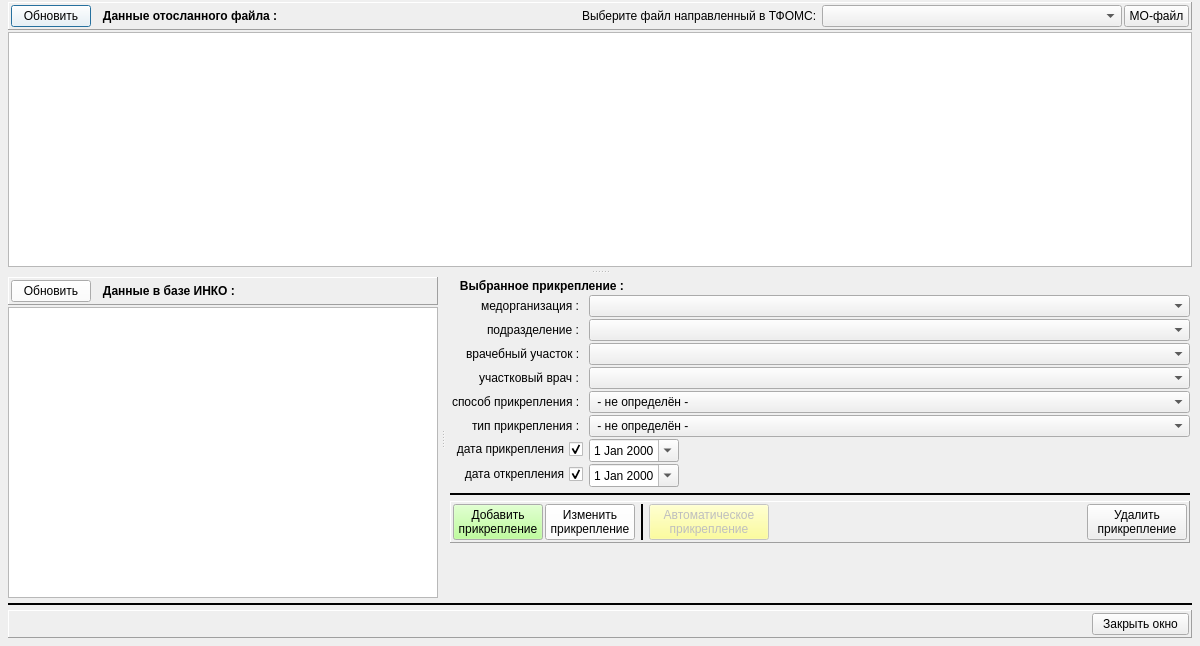
<?xml version="1.0" encoding="UTF-8"?>
<ui version="4.0">
 <class>matchTFOMS_wnd</class>
 <widget class="QDialog" name="matchTFOMS_wnd">
  <property name="geometry">
   <rect>
    <x>0</x>
    <y>0</y>
    <width>1200</width>
    <height>646</height>
   </rect>
  </property>
  <property name="minimumSize">
   <size>
    <width>1200</width>
    <height>0</height>
   </size>
  </property>
  <property name="windowTitle">
   <string>Dialog</string>
  </property>
  <property name="windowIcon">
   <iconset resource="_inko_assig_res.qrc">
    <normaloff>:/inko_asg.bmp</normaloff>:/inko_asg.bmp</iconset>
  </property>
  <layout class="QVBoxLayout" name="verticalLayout_3">
   <property name="spacing">
    <number>2</number>
   </property>
   <property name="leftMargin">
    <number>8</number>
   </property>
   <property name="topMargin">
    <number>2</number>
   </property>
   <property name="rightMargin">
    <number>8</number>
   </property>
   <property name="bottomMargin">
    <number>8</number>
   </property>
   <item>
    <widget class="QSplitter" name="split_main">
     <property name="orientation">
      <enum>Qt::Vertical</enum>
     </property>
     <property name="handleWidth">
      <number>10</number>
     </property>
     <widget class="QWidget" name="layoutWidget">
      <layout class="QVBoxLayout" name="verticalLayout">
       <property name="spacing">
        <number>2</number>
       </property>
       <item>
        <widget class="QFrame" name="frame_2">
         <property name="frameShape">
          <enum>QFrame::Panel</enum>
         </property>
         <property name="frameShadow">
          <enum>QFrame::Raised</enum>
         </property>
         <layout class="QHBoxLayout" name="horizontalLayout_2">
          <property name="spacing">
           <number>2</number>
          </property>
          <property name="leftMargin">
           <number>2</number>
          </property>
          <property name="topMargin">
           <number>2</number>
          </property>
          <property name="rightMargin">
           <number>2</number>
          </property>
          <property name="bottomMargin">
           <number>2</number>
          </property>
          <item>
           <widget class="QPushButton" name="bn_tab_file_refresh">
            <property name="palette">
             <palette>
              <active>
               <colorrole role="Button">
                <brush brushstyle="SolidPattern">
                 <color alpha="255">
                  <red>255</red>
                  <green>255</green>
                  <blue>255</blue>
                 </color>
                </brush>
               </colorrole>
              </active>
              <inactive>
               <colorrole role="Button">
                <brush brushstyle="SolidPattern">
                 <color alpha="255">
                  <red>255</red>
                  <green>255</green>
                  <blue>255</blue>
                 </color>
                </brush>
               </colorrole>
              </inactive>
              <disabled>
               <colorrole role="Button">
                <brush brushstyle="SolidPattern">
                 <color alpha="255">
                  <red>255</red>
                  <green>255</green>
                  <blue>255</blue>
                 </color>
                </brush>
               </colorrole>
              </disabled>
             </palette>
            </property>
            <property name="text">
             <string>Обновить</string>
            </property>
           </widget>
          </item>
          <item>
           <widget class="QLabel" name="label_10">
            <property name="font">
             <font>
              <weight>75</weight>
              <bold>true</bold>
             </font>
            </property>
            <property name="text">
             <string>   Данные отосланного файла :</string>
            </property>
           </widget>
          </item>
          <item>
           <spacer name="horizontalSpacer_3">
            <property name="orientation">
             <enum>Qt::Horizontal</enum>
            </property>
            <property name="sizeHint" stdset="0">
             <size>
              <width>40</width>
              <height>20</height>
             </size>
            </property>
           </spacer>
          </item>
          <item>
           <widget class="QLabel" name="label">
            <property name="text">
             <string>Выберите файл направленный в ТФОМС: </string>
            </property>
           </widget>
          </item>
          <item>
           <widget class="QComboBox" name="combo_files">
            <property name="minimumSize">
             <size>
              <width>300</width>
              <height>0</height>
             </size>
            </property>
            <property name="maxVisibleItems">
             <number>50</number>
            </property>
           </widget>
          </item>
          <item>
           <widget class="QPushButton" name="bn_save_MO">
            <property name="minimumSize">
             <size>
              <width>65</width>
              <height>0</height>
             </size>
            </property>
            <property name="maximumSize">
             <size>
              <width>65</width>
              <height>16777215</height>
             </size>
            </property>
            <property name="text">
             <string>MO-файл</string>
            </property>
           </widget>
          </item>
         </layout>
        </widget>
       </item>
       <item>
        <widget class="QTableView" name="tab_file">
         <property name="selectionMode">
          <enum>QAbstractItemView::SingleSelection</enum>
         </property>
         <property name="selectionBehavior">
          <enum>QAbstractItemView::SelectRows</enum>
         </property>
         <attribute name="horizontalHeaderMinimumSectionSize">
          <number>20</number>
         </attribute>
         <attribute name="verticalHeaderDefaultSectionSize">
          <number>20</number>
         </attribute>
         <attribute name="verticalHeaderMinimumSectionSize">
          <number>20</number>
         </attribute>
        </widget>
       </item>
      </layout>
     </widget>
     <widget class="QSplitter" name="split_dn">
      <property name="orientation">
       <enum>Qt::Horizontal</enum>
      </property>
      <property name="handleWidth">
       <number>10</number>
      </property>
      <widget class="QWidget" name="layoutWidget">
       <layout class="QVBoxLayout" name="verticalLayout_2">
        <property name="spacing">
         <number>2</number>
        </property>
        <item>
         <widget class="QFrame" name="horizontalFrame">
          <property name="frameShape">
           <enum>QFrame::Panel</enum>
          </property>
          <property name="frameShadow">
           <enum>QFrame::Raised</enum>
          </property>
          <layout class="QHBoxLayout" name="horizontalLayout_4" stretch="0,0,1">
           <property name="spacing">
            <number>2</number>
           </property>
           <property name="leftMargin">
            <number>2</number>
           </property>
           <property name="topMargin">
            <number>2</number>
           </property>
           <property name="rightMargin">
            <number>2</number>
           </property>
           <property name="bottomMargin">
            <number>2</number>
           </property>
           <item>
            <widget class="QPushButton" name="bn_refresh_tab_assigs">
             <property name="palette">
              <palette>
               <active>
                <colorrole role="Button">
                 <brush brushstyle="SolidPattern">
                  <color alpha="255">
                   <red>255</red>
                   <green>255</green>
                   <blue>255</blue>
                  </color>
                 </brush>
                </colorrole>
               </active>
               <inactive>
                <colorrole role="Button">
                 <brush brushstyle="SolidPattern">
                  <color alpha="255">
                   <red>255</red>
                   <green>255</green>
                   <blue>255</blue>
                  </color>
                 </brush>
                </colorrole>
               </inactive>
               <disabled>
                <colorrole role="Button">
                 <brush brushstyle="SolidPattern">
                  <color alpha="255">
                   <red>255</red>
                   <green>255</green>
                   <blue>255</blue>
                  </color>
                 </brush>
                </colorrole>
               </disabled>
              </palette>
             </property>
             <property name="text">
              <string>Обновить</string>
             </property>
            </widget>
           </item>
           <item>
            <widget class="QLabel" name="label_11">
             <property name="font">
              <font>
               <weight>75</weight>
               <bold>true</bold>
              </font>
             </property>
             <property name="text">
              <string>   Данные в базе ИНКО :</string>
             </property>
            </widget>
           </item>
           <item>
            <spacer name="horizontalSpacer_5">
             <property name="orientation">
              <enum>Qt::Horizontal</enum>
             </property>
             <property name="sizeHint" stdset="0">
              <size>
               <width>40</width>
               <height>20</height>
              </size>
             </property>
            </spacer>
           </item>
          </layout>
         </widget>
        </item>
        <item>
         <widget class="QTableView" name="tab_assigs">
          <property name="autoScrollMargin">
           <number>20</number>
          </property>
          <property name="selectionMode">
           <enum>QAbstractItemView::SingleSelection</enum>
          </property>
          <property name="selectionBehavior">
           <enum>QAbstractItemView::SelectRows</enum>
          </property>
          <attribute name="horizontalHeaderMinimumSectionSize">
           <number>20</number>
          </attribute>
          <attribute name="verticalHeaderDefaultSectionSize">
           <number>20</number>
          </attribute>
          <attribute name="verticalHeaderMinimumSectionSize">
           <number>20</number>
          </attribute>
         </widget>
        </item>
       </layout>
      </widget>
      <widget class="QFrame" name="frame">
       <layout class="QFormLayout" name="formLayout">
        <property name="fieldGrowthPolicy">
         <enum>QFormLayout::AllNonFixedFieldsGrow</enum>
        </property>
        <property name="labelAlignment">
         <set>Qt::AlignRight|Qt::AlignTrailing|Qt::AlignVCenter</set>
        </property>
        <property name="horizontalSpacing">
         <number>6</number>
        </property>
        <property name="verticalSpacing">
         <number>2</number>
        </property>
        <property name="leftMargin">
         <number>2</number>
        </property>
        <property name="topMargin">
         <number>2</number>
        </property>
        <property name="rightMargin">
         <number>2</number>
        </property>
        <property name="bottomMargin">
         <number>2</number>
        </property>
        <item row="0" column="0" colspan="2">
         <widget class="QLabel" name="label_12">
          <property name="font">
           <font>
            <weight>75</weight>
            <bold>true</bold>
           </font>
          </property>
          <property name="text">
           <string>   Выбранное прикрепление :</string>
          </property>
         </widget>
        </item>
        <item row="1" column="0">
         <widget class="QLabel" name="label_2">
          <property name="font">
           <font>
            <weight>50</weight>
            <bold>false</bold>
           </font>
          </property>
          <property name="text">
           <string>медорганизация : </string>
          </property>
         </widget>
        </item>
        <item row="1" column="1">
         <widget class="QComboBox" name="combo_medorg">
          <property name="minimumSize">
           <size>
            <width>300</width>
            <height>0</height>
           </size>
          </property>
          <property name="font">
           <font>
            <weight>50</weight>
            <bold>false</bold>
           </font>
          </property>
          <property name="maxVisibleItems">
           <number>50</number>
          </property>
         </widget>
        </item>
        <item row="2" column="0">
         <widget class="QLabel" name="label_3">
          <property name="font">
           <font>
            <weight>50</weight>
            <bold>false</bold>
           </font>
          </property>
          <property name="text">
           <string>подразделение : </string>
          </property>
         </widget>
        </item>
        <item row="2" column="1">
         <widget class="QComboBox" name="combo_medpart">
          <property name="minimumSize">
           <size>
            <width>300</width>
            <height>0</height>
           </size>
          </property>
          <property name="font">
           <font>
            <weight>50</weight>
            <bold>false</bold>
           </font>
          </property>
          <property name="maxVisibleItems">
           <number>50</number>
          </property>
         </widget>
        </item>
        <item row="3" column="0">
         <widget class="QLabel" name="label_4">
          <property name="font">
           <font>
            <weight>50</weight>
            <bold>false</bold>
           </font>
          </property>
          <property name="text">
           <string>врачебный участок : </string>
          </property>
         </widget>
        </item>
        <item row="3" column="1">
         <widget class="QComboBox" name="combo_medsite">
          <property name="minimumSize">
           <size>
            <width>300</width>
            <height>0</height>
           </size>
          </property>
          <property name="font">
           <font>
            <weight>50</weight>
            <bold>false</bold>
           </font>
          </property>
          <property name="maxVisibleItems">
           <number>50</number>
          </property>
         </widget>
        </item>
        <item row="4" column="0">
         <widget class="QLabel" name="label_5">
          <property name="font">
           <font>
            <weight>50</weight>
            <bold>false</bold>
           </font>
          </property>
          <property name="text">
           <string>участковый врач : </string>
          </property>
         </widget>
        </item>
        <item row="4" column="1">
         <widget class="QComboBox" name="combo_medter">
          <property name="minimumSize">
           <size>
            <width>300</width>
            <height>0</height>
           </size>
          </property>
          <property name="font">
           <font>
            <weight>50</weight>
            <bold>false</bold>
           </font>
          </property>
          <property name="maxVisibleItems">
           <number>50</number>
          </property>
         </widget>
        </item>
        <item row="5" column="0">
         <widget class="QLabel" name="label_6">
          <property name="font">
           <font>
            <weight>50</weight>
            <bold>false</bold>
           </font>
          </property>
          <property name="text">
           <string>способ прикрепления : </string>
          </property>
         </widget>
        </item>
        <item row="5" column="1">
         <widget class="QComboBox" name="combo_assig_type">
          <property name="font">
           <font>
            <weight>50</weight>
            <bold>false</bold>
           </font>
          </property>
          <item>
           <property name="text">
            <string> - не определён - </string>
           </property>
          </item>
          <item>
           <property name="text">
            <string>(1)  по территориальному принципу</string>
           </property>
          </item>
          <item>
           <property name="text">
            <string>(2)  по личному заявлению</string>
           </property>
          </item>
         </widget>
        </item>
        <item row="6" column="0">
         <widget class="QLabel" name="label_7">
          <property name="font">
           <font>
            <weight>50</weight>
            <bold>false</bold>
           </font>
          </property>
          <property name="text">
           <string>тип прикрепления : </string>
          </property>
         </widget>
        </item>
        <item row="6" column="1">
         <widget class="QComboBox" name="combo_assig_way">
          <property name="font">
           <font>
            <weight>50</weight>
            <bold>false</bold>
           </font>
          </property>
          <item>
           <property name="text">
            <string> - не определён - </string>
           </property>
          </item>
         </widget>
        </item>
        <item row="7" column="0">
         <widget class="QCheckBox" name="ch_date_assig">
          <property name="layoutDirection">
           <enum>Qt::RightToLeft</enum>
          </property>
          <property name="text">
           <string>дата прикрепления</string>
          </property>
          <property name="checked">
           <bool>true</bool>
          </property>
         </widget>
        </item>
        <item row="7" column="1">
         <widget class="QDateEdit" name="date_assig">
          <property name="enabled">
           <bool>true</bool>
          </property>
          <property name="maximumSize">
           <size>
            <width>90</width>
            <height>16777215</height>
           </size>
          </property>
          <property name="font">
           <font>
            <weight>50</weight>
            <bold>false</bold>
           </font>
          </property>
          <property name="alignment">
           <set>Qt::AlignCenter</set>
          </property>
          <property name="calendarPopup">
           <bool>true</bool>
          </property>
         </widget>
        </item>
        <item row="8" column="0">
         <widget class="QCheckBox" name="ch_date_unsig">
          <property name="layoutDirection">
           <enum>Qt::RightToLeft</enum>
          </property>
          <property name="text">
           <string>дата открепления</string>
          </property>
          <property name="checked">
           <bool>true</bool>
          </property>
         </widget>
        </item>
        <item row="8" column="1">
         <widget class="QDateEdit" name="date_unsig">
          <property name="enabled">
           <bool>true</bool>
          </property>
          <property name="maximumSize">
           <size>
            <width>90</width>
            <height>16777215</height>
           </size>
          </property>
          <property name="font">
           <font>
            <weight>50</weight>
            <bold>false</bold>
           </font>
          </property>
          <property name="alignment">
           <set>Qt::AlignCenter</set>
          </property>
          <property name="calendarPopup">
           <bool>true</bool>
          </property>
         </widget>
        </item>
        <item row="9" column="0" colspan="2">
         <widget class="Line" name="line_2">
          <property name="minimumSize">
           <size>
            <width>0</width>
            <height>10</height>
           </size>
          </property>
          <property name="frameShadow">
           <enum>QFrame::Plain</enum>
          </property>
          <property name="lineWidth">
           <number>2</number>
          </property>
          <property name="orientation">
           <enum>Qt::Horizontal</enum>
          </property>
         </widget>
        </item>
        <item row="10" column="0" colspan="2">
         <widget class="QFrame" name="frame_3">
          <property name="frameShape">
           <enum>QFrame::Panel</enum>
          </property>
          <property name="frameShadow">
           <enum>QFrame::Raised</enum>
          </property>
          <layout class="QHBoxLayout" name="horizontalLayout_3">
           <property name="spacing">
            <number>2</number>
           </property>
           <property name="leftMargin">
            <number>2</number>
           </property>
           <property name="topMargin">
            <number>2</number>
           </property>
           <property name="rightMargin">
            <number>2</number>
           </property>
           <property name="bottomMargin">
            <number>2</number>
           </property>
           <item>
            <widget class="QPushButton" name="bn_add">
             <property name="minimumSize">
              <size>
               <width>90</width>
               <height>0</height>
              </size>
             </property>
             <property name="palette">
              <palette>
               <active>
                <colorrole role="Button">
                 <brush brushstyle="SolidPattern">
                  <color alpha="255">
                   <red>170</red>
                   <green>255</green>
                   <blue>127</blue>
                  </color>
                 </brush>
                </colorrole>
               </active>
               <inactive>
                <colorrole role="Button">
                 <brush brushstyle="SolidPattern">
                  <color alpha="255">
                   <red>170</red>
                   <green>255</green>
                   <blue>127</blue>
                  </color>
                 </brush>
                </colorrole>
               </inactive>
               <disabled>
                <colorrole role="Button">
                 <brush brushstyle="SolidPattern">
                  <color alpha="255">
                   <red>170</red>
                   <green>255</green>
                   <blue>127</blue>
                  </color>
                 </brush>
                </colorrole>
               </disabled>
              </palette>
             </property>
             <property name="font">
              <font>
               <weight>50</weight>
               <bold>false</bold>
              </font>
             </property>
             <property name="text">
              <string>Добавить
прикрепление</string>
             </property>
            </widget>
           </item>
           <item>
            <widget class="QPushButton" name="bn_edit">
             <property name="minimumSize">
              <size>
               <width>90</width>
               <height>0</height>
              </size>
             </property>
             <property name="palette">
              <palette>
               <active>
                <colorrole role="Button">
                 <brush brushstyle="SolidPattern">
                  <color alpha="255">
                   <red>255</red>
                   <green>255</green>
                   <blue>255</blue>
                  </color>
                 </brush>
                </colorrole>
               </active>
               <inactive>
                <colorrole role="Button">
                 <brush brushstyle="SolidPattern">
                  <color alpha="255">
                   <red>255</red>
                   <green>255</green>
                   <blue>255</blue>
                  </color>
                 </brush>
                </colorrole>
               </inactive>
               <disabled>
                <colorrole role="Button">
                 <brush brushstyle="SolidPattern">
                  <color alpha="255">
                   <red>255</red>
                   <green>255</green>
                   <blue>255</blue>
                  </color>
                 </brush>
                </colorrole>
               </disabled>
              </palette>
             </property>
             <property name="font">
              <font>
               <weight>50</weight>
               <bold>false</bold>
              </font>
             </property>
             <property name="text">
              <string>Изменить
прикрепление</string>
             </property>
            </widget>
           </item>
           <item>
            <widget class="Line" name="line_3">
             <property name="minimumSize">
              <size>
               <width>10</width>
               <height>0</height>
              </size>
             </property>
             <property name="frameShadow">
              <enum>QFrame::Plain</enum>
             </property>
             <property name="lineWidth">
              <number>2</number>
             </property>
             <property name="orientation">
              <enum>Qt::Vertical</enum>
             </property>
            </widget>
           </item>
           <item>
            <widget class="QPushButton" name="bn_auto">
             <property name="enabled">
              <bool>false</bool>
             </property>
             <property name="minimumSize">
              <size>
               <width>120</width>
               <height>0</height>
              </size>
             </property>
             <property name="palette">
              <palette>
               <active>
                <colorrole role="Button">
                 <brush brushstyle="SolidPattern">
                  <color alpha="255">
                   <red>255</red>
                   <green>255</green>
                   <blue>127</blue>
                  </color>
                 </brush>
                </colorrole>
               </active>
               <inactive>
                <colorrole role="Button">
                 <brush brushstyle="SolidPattern">
                  <color alpha="255">
                   <red>255</red>
                   <green>255</green>
                   <blue>127</blue>
                  </color>
                 </brush>
                </colorrole>
               </inactive>
               <disabled>
                <colorrole role="Button">
                 <brush brushstyle="SolidPattern">
                  <color alpha="255">
                   <red>255</red>
                   <green>255</green>
                   <blue>127</blue>
                  </color>
                 </brush>
                </colorrole>
               </disabled>
              </palette>
             </property>
             <property name="font">
              <font>
               <weight>50</weight>
               <bold>false</bold>
              </font>
             </property>
             <property name="text">
              <string>Автоматическое
прикрепление</string>
             </property>
            </widget>
           </item>
           <item>
            <spacer name="horizontalSpacer_4">
             <property name="orientation">
              <enum>Qt::Horizontal</enum>
             </property>
             <property name="sizeHint" stdset="0">
              <size>
               <width>40</width>
               <height>20</height>
              </size>
             </property>
            </spacer>
           </item>
           <item>
            <widget class="QPushButton" name="bn_delete">
             <property name="minimumSize">
              <size>
               <width>100</width>
               <height>0</height>
              </size>
             </property>
             <property name="font">
              <font>
               <weight>50</weight>
               <bold>false</bold>
              </font>
             </property>
             <property name="text">
              <string>Удалить
прикрепление</string>
             </property>
            </widget>
           </item>
          </layout>
         </widget>
        </item>
       </layout>
      </widget>
     </widget>
    </widget>
   </item>
   <item>
    <widget class="Line" name="line">
     <property name="minimumSize">
      <size>
       <width>0</width>
       <height>8</height>
      </size>
     </property>
     <property name="frameShadow">
      <enum>QFrame::Plain</enum>
     </property>
     <property name="lineWidth">
      <number>2</number>
     </property>
     <property name="orientation">
      <enum>Qt::Horizontal</enum>
     </property>
    </widget>
   </item>
   <item>
    <widget class="QFrame" name="frame">
     <property name="frameShape">
      <enum>QFrame::Panel</enum>
     </property>
     <property name="frameShadow">
      <enum>QFrame::Raised</enum>
     </property>
     <layout class="QHBoxLayout" name="horizontalLayout">
      <property name="spacing">
       <number>2</number>
      </property>
      <property name="leftMargin">
       <number>2</number>
      </property>
      <property name="topMargin">
       <number>2</number>
      </property>
      <property name="rightMargin">
       <number>2</number>
      </property>
      <property name="bottomMargin">
       <number>2</number>
      </property>
      <item>
       <spacer name="horizontalSpacer">
        <property name="orientation">
         <enum>Qt::Horizontal</enum>
        </property>
        <property name="sizeHint" stdset="0">
         <size>
          <width>40</width>
          <height>20</height>
         </size>
        </property>
       </spacer>
      </item>
      <item>
       <widget class="QPushButton" name="bn_close">
        <property name="text">
         <string>  Закрыть окно  </string>
        </property>
       </widget>
      </item>
     </layout>
    </widget>
   </item>
  </layout>
 </widget>
 <resources>
  <include location="_inko_assig_res.qrc"/>
 </resources>
 <connections/>
</ui>
